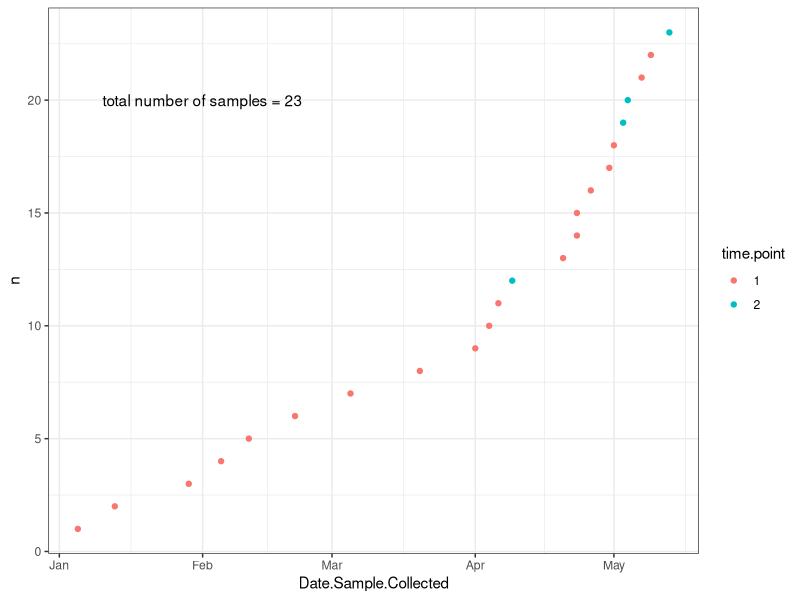
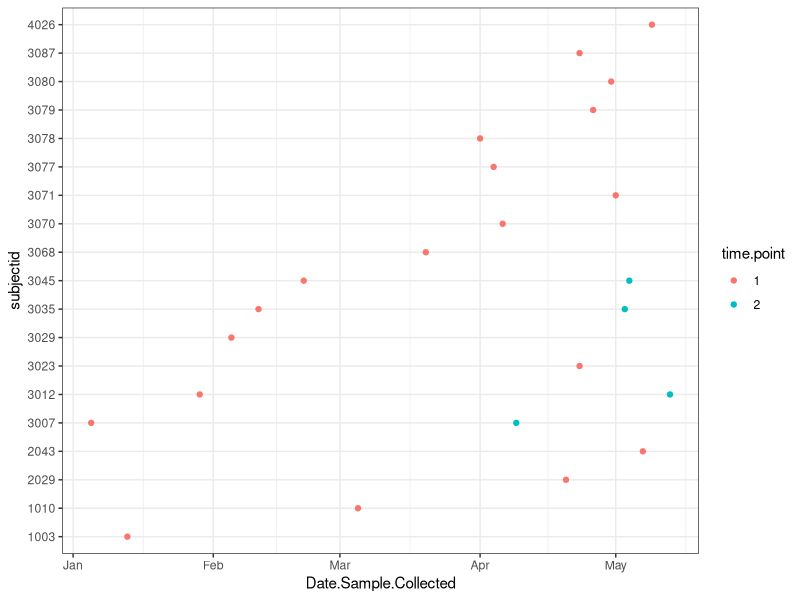
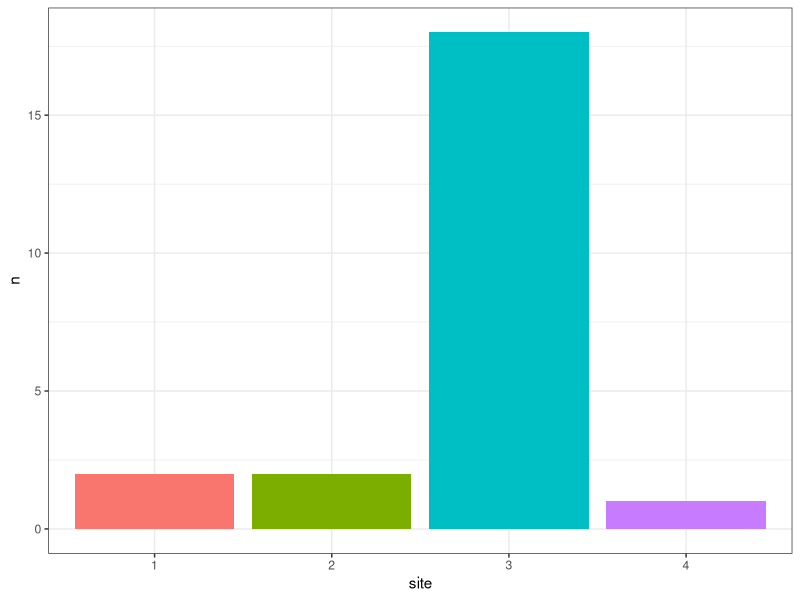
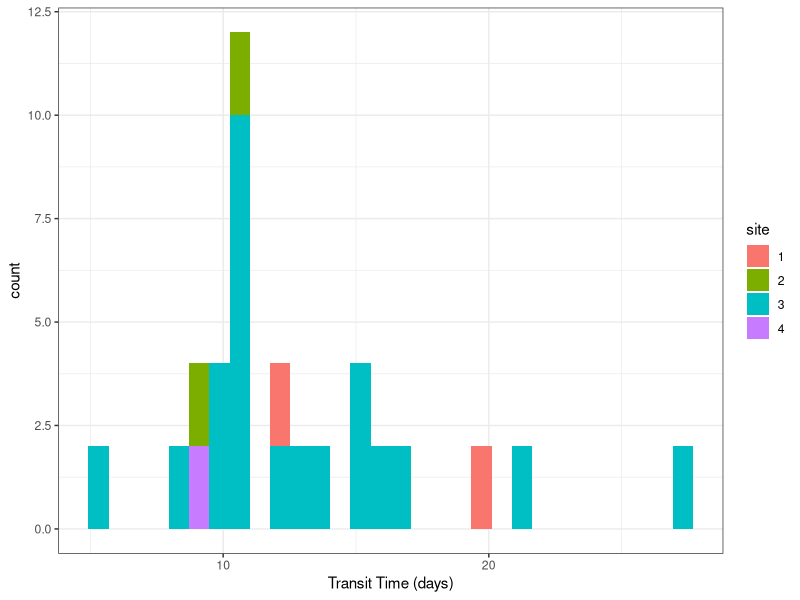

The R source for these figures, in order:
## ---- chunk 1
knitr::opts_chunk$set(echo = TRUE)

library(tidyverse)
## ---- chunk 2
x <- read.table("../data/raw/2021-05-27_labii_samples_export.tsv",
                sep = "\t",
                header = TRUE)
## ---- chunk 3
reformatDates <- function(x) {
  as.Date(x, format = "%F")
}

y <- 
  x %>%
  select(name, Date.Sample.Collected, date_processed, sample_id, record_id, is_suspect) %>%
  mutate_at(c("date_processed", "Date.Sample.Collected"), reformatDates) %>%
  mutate(site = gsub("^(\\d).*", "\\1", record_id))

head(y)
## ---- chunk 4
samples <- 
  y %>%
  separate(sample_id, into = c("subjectid", "date", "tube")) %>%
  select(subjectid, Date.Sample.Collected, site) %>%
  unique %>%
  arrange(Date.Sample.Collected) %>% 
  mutate(n = seq(1, nrow(.))) %>%
  group_by(subjectid) %>%
  mutate(time.point = row_number()) %>%
  mutate(time.point = as.factor(time.point)) %>%
  mutate(site = gsub("^(\\d).*", "\\1", subjectid))

samples
## ---- chunk 5
samples %>%
  ggplot(aes(x = Date.Sample.Collected, y = n)) +
  geom_point(aes(color = time.point)) +
  theme_bw() +
  annotate("text", 
           x = as.Date("2021-02-01", format = "%F"),
           y = 20,
           label = paste0("total number of samples = ", nrow(samples)))
## ---- chunk 6
samples %>%
  ggplot(aes(x = Date.Sample.Collected, y = subjectid)) +
  geom_point(aes(color = time.point)) +
  theme_bw()
## ---- chunk 7
samples %>%
  group_by(site) %>%
  count(site) %>%
  ggplot(aes(x = site, y = n)) +
  geom_bar(stat = "identity", aes(fill = site), show.legend = FALSE) +
  theme_bw() 
## ---- chunk 8
y %>%
  mutate(transit = date_processed - Date.Sample.Collected) %>%
  ggplot(aes(x = transit)) +
  geom_histogram(aes(fill = site)) +
  theme_bw() +
  labs(x = "Transit Time (days)")
